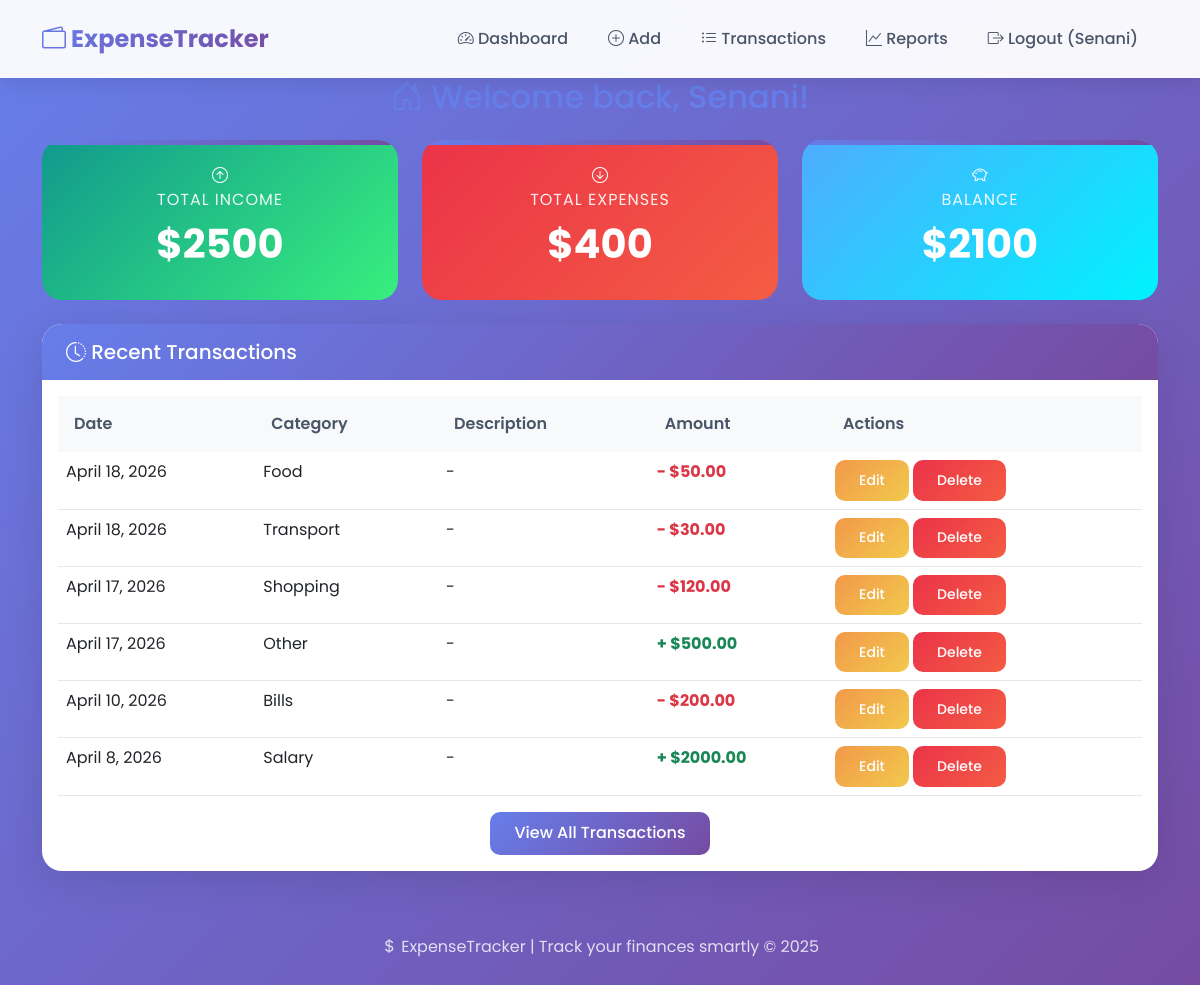
The app's page /transactions/ (signed in), older data.
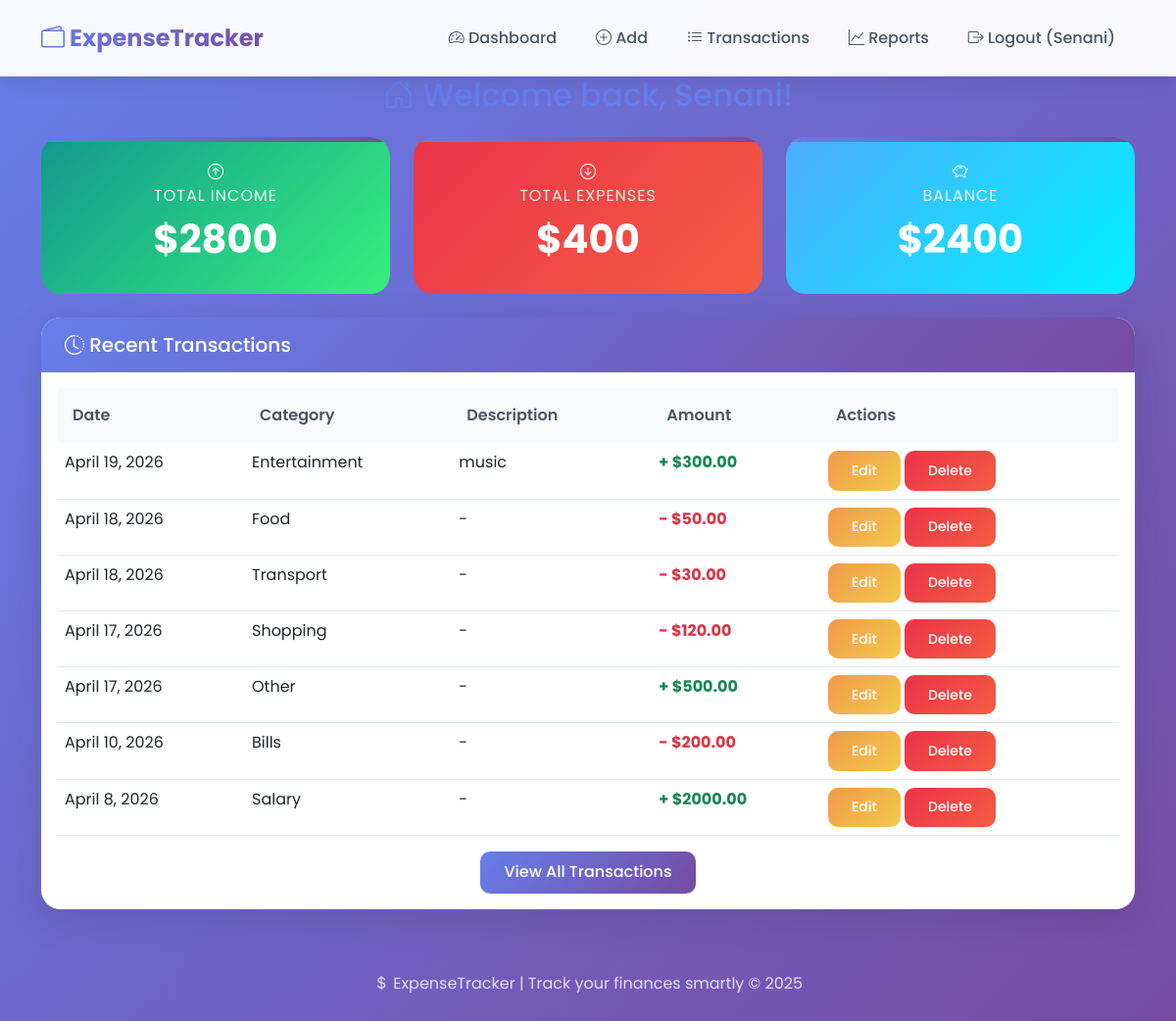
The same page, newer data.
### transactions/models.py (models this page shows, shortened)
class Transaction(models.Model):
    TYPE_CHOICES = [
        ('income', 'Income'),
        ('expense', 'Expense'),
    ]
    user = models.ForeignKey(User, on_delete=models.CASCADE)
    type = models.CharField(max_length=10, choices=TYPE_CHOICES)
    amount = models.DecimalField(max_digits=10, decimal_places=2)
    category = models.ForeignKey(Category, on_delete=models.SET_NULL, null=True)
    description = models.TextField(blank=True)
    date = models.DateField()

class Category(models.Model):
    name = models.CharField(max_length=100)
    def __str__(self):
        return self.name

### transactions/views.py (the view)
# urls.py: path('', views.dashboard, name='dashboard'),
@login_required
def dashboard(request):
    transactions = Transaction.objects.filter(user=request.user).order_by('-date')[:10]
    total_income = Transaction.objects.filter(
        user=request.user,
        type='income'
    ).aggregate(total=models.Sum('amount'))['total'] or 0
    total_expenses = Transaction.objects.filter(
        user=request.user,
        type='expense'
    ).aggregate(total=models.Sum('amount'))['total'] or 0
    balance = total_income - total_expenses
    context = {
        'transactions': transactions,
        'total_income': total_income,
        'total_expenses': total_expenses,
        'balance': balance,
    }
    return render(request, 'transactions/dashboard.html', context)

### transactions/templates/transactions/dashboard.html (shortened to what this page needs)
{% extends 'base.html' %}
{% block content %}
<div class="row">
    <div class="col-12">
        <h2 class="text-center mb-4" style="color: #667eea;">
            <i class="bi bi-house-door"></i> Welcome back, {{ user.username }}!
        </h2>
    </div>
</div>
<div class="row mb-4">
    <div class="col-md-4">
        <div class="stat-card income">
            <i class="bi bi-arrow-up-circle"></i>
            <p>Total Income</p>
            <h3>${{ total_income|default:"0" }}</h3>
        </div>
    </div>
    <div class="col-md-4">
        <div class="stat-card expense">
            <i class="bi bi-arrow-down-circle"></i>
            <p>Total Expenses</p>
            <h3>${{ total_expenses|default:"0" }}</h3>
        </div>
    </div>
    <div class="col-md-4">
        <div class="stat-card balance">
            <i class="bi bi-piggy-bank"></i>
            <p>Balance</p>
            <h3>${{ balance|default:"0" }}</h3>
        </div>
    </div>
</div>
<div class="card">
    <div class="card-header">
        <h5 class="mb-0"><i class="bi bi-clock-history"></i> Recent Transactions</h5>
    </div>
    <div class="card-body">
        <div class="table-responsive">
            <table class="table table-hover">
                <thead>
                    <tr>
                        <th>Date</th>
                        <th>Category</th>
                        <th>Description</th>
                        <th>Amount</th>
                        <th>Actions</th>
                    </tr>
                </thead>
                <tbody>
                    {% for t in transactions %}
                    <tr>
                        <td>{{ t.date }}</td>
                        <td>{{ t.category }}</td>
                        <td>{{ t.description|default:"-" }}</td>
                        <td class="{% if t.type == 'income' %}text-success{% else %}text-danger{% endif %} fw-bold">
                            {% if t.type == 'income' %}+{% else %}-{% endif %} ${{ t.amount }}
                        </td>
                        <td>
                            <a href="{% url 'edit_transaction' t.pk %}" class="btn btn-warning btn-sm">Edit</a>
                            <a href="{% url 'delete_transaction' t.pk %}" class="btn btn-danger btn-sm">Delete</a>
                        </td>
                    </tr>
                    {% empty %}
                    <tr>
                        <td colspan="5" class="text-center">No transactions yet</td>
                    </tr>
                    {% endfor %}
                </tbody>
            </table>
        </div>
        <div class="text-center mt-3">
            <a href="{% url 'transaction_list' %}" class="btn btn-primary">View All Transactions</a>
        </div>
    </div>
</div>
{% endblock %}

### templates/base.html (shortened to what this page needs)
<!DOCTYPE html>
<html lang="en">
<head>
    <link href="https://cdn.jsdelivr.net/npm/bootstrap@5.3.0-alpha1/dist/css/bootstrap.min.css" rel="stylesheet">
    <link rel="stylesheet" href="https://cdn.jsdelivr.net/npm/bootstrap-icons@1.11.1/font/bootstrap-icons.css">
    {% load static %}
    <link rel="stylesheet" href="{% static 'css/modern.css' %}">
</head>
<body>
    <nav class="navbar navbar-expand-lg sticky-top">
        <div class="container">
            <a class="navbar-brand" href="{% url 'dashboard' %}">
                <i class="bi bi-wallet2"></i> ExpenseTracker
            </a>
            <div class="collapse navbar-collapse" id="navbarNav">
                <ul class="navbar-nav ms-auto">
                    {% if user.is_authenticated %}
                        <li class="nav-item">
                            <a class="nav-link" href="{% url 'dashboard' %}">
                                <i class="bi bi-speedometer2"></i> Dashboard
                            </a>
                        </li>
                        <li class="nav-item">
                            <a class="nav-link" href="{% url 'add_transaction' %}">
                                <i class="bi bi-plus-circle"></i> Add
                            </a>
                        </li>
                        <li class="nav-item">
                            <a class="nav-link" href="{% url 'transaction_list' %}">
                                <i class="bi bi-list-ul"></i> Transactions
                            </a>
                        </li>
                        <li class="nav-item">
                            <a class="nav-link" href="{% url 'reports' %}">
                                <i class="bi bi-graph-up"></i> Reports
                            </a>
                        </li>
                        <li class="nav-item">
                            <a class="nav-link" href="/accounts/logout/">
                                <i class="bi bi-box-arrow-right"></i> Logout ({{ user.username }})
                            </a>
                        </li>
                    {% endif %}
                </ul>
            </div>
        </div>
    </nav>
    <div class="container">
        {% block content %}
        {% endblock %}
    </div>
    <footer>
        <p><i class="bi bi-currency-dollar"></i> ExpenseTracker | Track your finances smartly © 2025</p>
    </footer>
</body>
</html>

### Static/css/modern.css (style rules this page uses)
* { margin: 0; padding: 0; box-sizing: border-box; }
body { font-family: 'Poppins', sans-serif; background: linear-gradient(135deg, #667eea 0%, #764ba2 100%); min-height: 100vh; background-attachment: fixed; }
.navbar { background: rgba(255, 255, 255, 0.95) !important; backdrop-filter: blur(10px); box-shadow: 0 4px 20px rgba(0, 0, 0, 0.1); padding: 1rem 0; }
.navbar-brand { font-size: 1.5rem; font-weight: 700; background: linear-gradient(135deg, #667eea, #764ba2); -webkit-background-clip: text; background-clip: text; color: transparent !important; }
.nav-link { font-weight: 500; color: #4a5568 !important; transition: all 0.3s ease; margin: 0 0.25rem; border-radius: 8px; padding: 0.5rem 1rem !important; }
.card { border: none; border-radius: 20px; box-shadow: 0 10px 40px rgba(0, 0, 0, 0.1); transition: all 0.3s ease; background: white; overflow: hidden; }
.card-header { background: linear-gradient(135deg, #667eea, #764ba2); color: white; border: none; padding: 1rem 1.5rem; font-weight: 600; }
.stat-card { background: white; border-radius: 20px; padding: 1.5rem; text-align: center; transition: all 0.3s ease; position: relative; overflow: hidden; }
.stat-card::before { content: ''; position: absolute; top: 0; left: 0; width: 100%; height: 5px; background: linear-gradient(90deg, #667eea, #764ba2); }
.stat-card.income { background: linear-gradient(135deg, #11998e, #38ef7d); color: white; }
.stat-card.expense { background: linear-gradient(135deg, #eb3349, #f45c43); color: white; }
.stat-card.balance { background: linear-gradient(135deg, #4facfe, #00f2fe); color: white; }
.stat-card h3 { font-size: 2.5rem; font-weight: 700; margin: 0.5rem 0; }
.stat-card p { font-size: 1rem; opacity: 0.9; margin: 0; text-transform: uppercase; letter-spacing: 1px; }
.table { margin-bottom: 0; }
.table thead th { background: #f8f9fa; color: #4a5568; font-weight: 600; border: none; padding: 1rem; }
.table tbody tr { transition: all 0.3s ease; border-bottom: 1px solid #e2e8f0; }
.btn { border-radius: 10px; padding: 0.6rem 1.5rem; font-weight: 500; transition: all 0.3s ease; border: none; }
.btn-primary { background: linear-gradient(135deg, #667eea, #764ba2); }
.btn-danger { background: linear-gradient(135deg, #eb3349, #f45c43); }
.btn-warning { background: linear-gradient(135deg, #f2994a, #f2c94c); color: white; }
.container { background: transparent; }
.card, .stat-card { animation: fadeInUp 0.6s ease-out; }
footer { background: transparent; color: white; text-align: center; padding: 2rem; margin-top: 2rem; }
footer p { opacity: 0.8; }

Row changes from the older to the newer data that the page shows:
added Transaction: date "April 19, 2026", category "Entertainment", description "music", amount "300.00", type "income" (drawn)
Text that changed along with them:
{{ total_income|default:"0" }}: "2500" → "2800"
{{ balance|default:"0" }}: "2100" → "2400"
